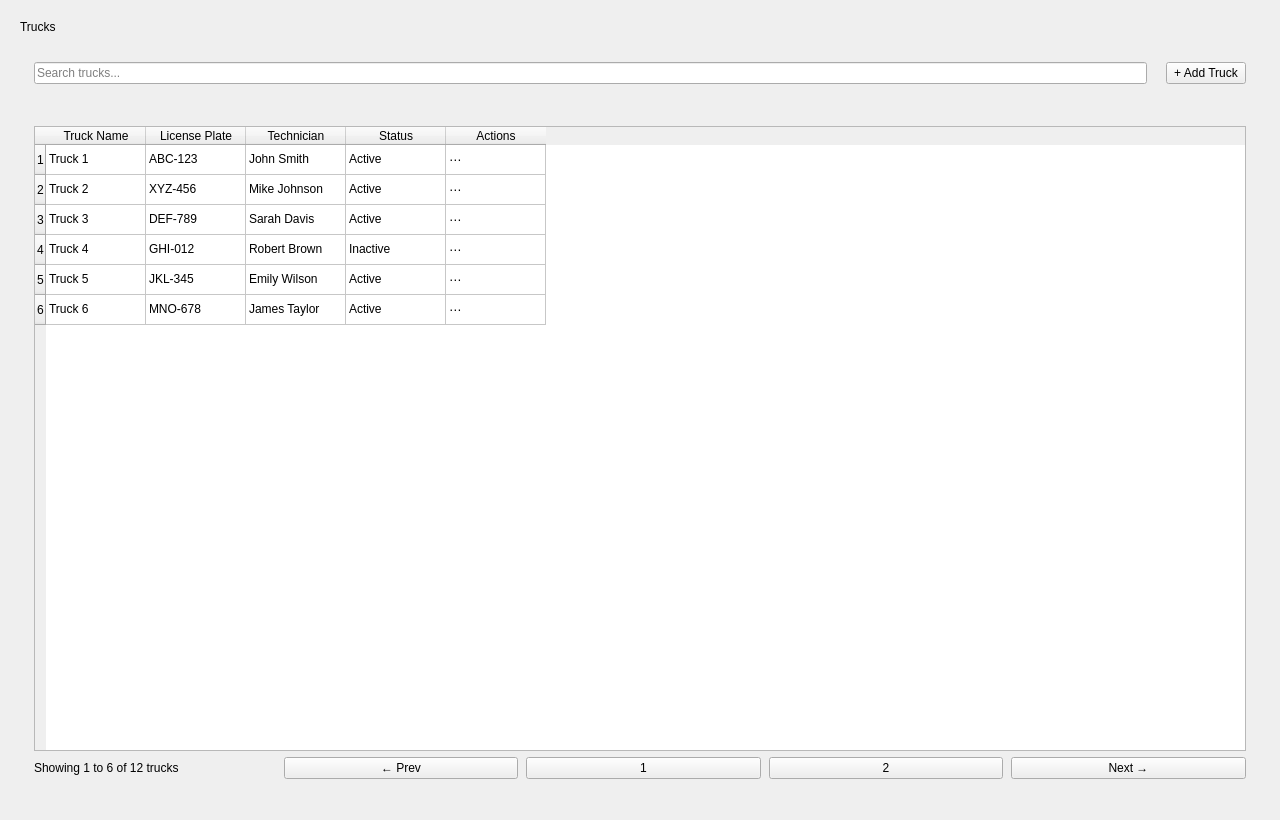
<?xml version="1.0" encoding="UTF-8"?>
<ui version="4.0">
	<class>TrucksPageClass</class>
	<widget class="QWidget" name="TrucksPageClass">
		<property name="geometry">
			<rect>
				<x>0</x>
				<y>0</y>
				<width>1280</width>
				<height>820</height>
			</rect>
		</property>
		<property name="windowTitle">
			<string>Trucks</string>
		</property>

		<layout class="QVBoxLayout" name="rootLayout">
			<property name="leftMargin">
				<number>20</number>
			</property>
			<property name="topMargin">
				<number>20</number>
			</property>
			<property name="rightMargin">
				<number>20</number>
			</property>
			<property name="bottomMargin">
				<number>20</number>
			</property>
			<property name="spacing">
				<number>16</number>
			</property>

			<item>
				<widget class="QLabel" name="pageTitle">
					<property name="text">
						<string>Trucks</string>
					</property>
				</widget>
			</item>

			<item>
				<widget class="QWidget" name="toolbarContainer" native="true">
					<layout class="QHBoxLayout" name="toolbarLayout">
						<property name="leftMargin">
							<number>14</number>
						</property>
						<property name="topMargin">
							<number>12</number>
						</property>
						<property name="rightMargin">
							<number>14</number>
						</property>
						<property name="bottomMargin">
							<number>12</number>
						</property>
						<property name="spacing">
							<number>12</number>
						</property>

						<item>
							<widget class="QLineEdit" name="searchInput">
								<property name="placeholderText">
									<string>Search trucks...</string>
								</property>
								<property name="minimumWidth">
									<number>250</number>
								</property>
							</widget>
						</item>

						<item>
							<spacer name="toolbarSpacer">
								<property name="orientation">
									<enum>Qt::Horizontal</enum>
								</property>
							</spacer>
						</item>

						<item>
							<widget class="QPushButton" name="addTruckButton">
								<property name="text">
									<string>+ Add Truck</string>
								</property>
							</widget>
						</item>
					</layout>
				</widget>
			</item>

			<item>
				<widget class="QWidget" name="tableCard" native="true">
					<layout class="QVBoxLayout" name="tableCardLayout">
						<property name="leftMargin">
							<number>14</number>
						</property>
						<property name="topMargin">
							<number>14</number>
						</property>
						<property name="rightMargin">
							<number>14</number>
						</property>
						<property name="bottomMargin">
							<number>14</number>
						</property>

						<item>
							<widget class="QTableWidget" name="trucksTable">
								<property name="columnCount">
									<number>5</number>
								</property>
								<property name="rowCount">
									<number>6</number>
								</property>

								<column>
									<property name="text">
										<string>Truck Name</string>
									</property>
								</column>
								<column>
									<property name="text">
										<string>License Plate</string>
									</property>
								</column>
								<column>
									<property name="text">
										<string>Technician</string>
									</property>
								</column>
								<column>
									<property name="text">
										<string>Status</string>
									</property>
								</column>
								<column>
									<property name="text">
										<string>Actions</string>
									</property>
								</column>

								<item row="0" column="0">
									<property name="text">
										<string>Truck 1</string>
									</property>
								</item>
								<item row="0" column="1">
									<property name="text">
										<string>ABC-123</string>
									</property>
								</item>
								<item row="0" column="2">
									<property name="text">
										<string>John Smith</string>
									</property>
								</item>
								<item row="0" column="3">
									<property name="text">
										<string>Active</string>
									</property>
								</item>
								<item row="0" column="4">
									<property name="text">
										<string>⋯</string>
									</property>
								</item>

								<item row="1" column="0">
									<property name="text">
										<string>Truck 2</string>
									</property>
								</item>
								<item row="1" column="1">
									<property name="text">
										<string>XYZ-456</string>
									</property>
								</item>
								<item row="1" column="2">
									<property name="text">
										<string>Mike Johnson</string>
									</property>
								</item>
								<item row="1" column="3">
									<property name="text">
										<string>Active</string>
									</property>
								</item>
								<item row="1" column="4">
									<property name="text">
										<string>⋯</string>
									</property>
								</item>

								<item row="2" column="0">
									<property name="text">
										<string>Truck 3</string>
									</property>
								</item>
								<item row="2" column="1">
									<property name="text">
										<string>DEF-789</string>
									</property>
								</item>
								<item row="2" column="2">
									<property name="text">
										<string>Sarah Davis</string>
									</property>
								</item>
								<item row="2" column="3">
									<property name="text">
										<string>Active</string>
									</property>
								</item>
								<item row="2" column="4">
									<property name="text">
										<string>⋯</string>
									</property>
								</item>

								<item row="3" column="0">
									<property name="text">
										<string>Truck 4</string>
									</property>
								</item>
								<item row="3" column="1">
									<property name="text">
										<string>GHI-012</string>
									</property>
								</item>
								<item row="3" column="2">
									<property name="text">
										<string>Robert Brown</string>
									</property>
								</item>
								<item row="3" column="3">
									<property name="text">
										<string>Inactive</string>
									</property>
								</item>
								<item row="3" column="4">
									<property name="text">
										<string>⋯</string>
									</property>
								</item>

								<item row="4" column="0">
									<property name="text">
										<string>Truck 5</string>
									</property>
								</item>
								<item row="4" column="1">
									<property name="text">
										<string>JKL-345</string>
									</property>
								</item>
								<item row="4" column="2">
									<property name="text">
										<string>Emily Wilson</string>
									</property>
								</item>
								<item row="4" column="3">
									<property name="text">
										<string>Active</string>
									</property>
								</item>
								<item row="4" column="4">
									<property name="text">
										<string>⋯</string>
									</property>
								</item>

								<item row="5" column="0">
									<property name="text">
										<string>Truck 6</string>
									</property>
								</item>
								<item row="5" column="1">
									<property name="text">
										<string>MNO-678</string>
									</property>
								</item>
								<item row="5" column="2">
									<property name="text">
										<string>James Taylor</string>
									</property>
								</item>
								<item row="5" column="3">
									<property name="text">
										<string>Active</string>
									</property>
								</item>
								<item row="5" column="4">
									<property name="text">
										<string>⋯</string>
									</property>
								</item>
							</widget>
						</item>

						<item>
							<layout class="QHBoxLayout" name="paginationLayout">
								<property name="spacing">
									<number>8</number>
								</property>

								<item>
									<widget class="QLabel" name="paginationLabel">
										<property name="text">
											<string>Showing 1 to 6 of 12 trucks</string>
										</property>
									</widget>
								</item>

								<item>
									<spacer name="paginationSpacer">
										<property name="orientation">
											<enum>Qt::Horizontal</enum>
										</property>
									</spacer>
								</item>

								<item>
									<widget class="QPushButton" name="prevPageButton">
										<property name="text">
											<string>← Prev</string>
										</property>
									</widget>
								</item>
								<item>
									<widget class="QPushButton" name="page1Button">
										<property name="text">
											<string>1</string>
										</property>
									</widget>
								</item>
								<item>
									<widget class="QPushButton" name="page2Button">
										<property name="text">
											<string>2</string>
										</property>
									</widget>
								</item>
								<item>
									<widget class="QPushButton" name="nextPageButton">
										<property name="text">
											<string>Next →</string>
										</property>
									</widget>
								</item>
							</layout>
						</item>
					</layout>
				</widget>
			</item>

			<item>
				<spacer name="verticalSpacer">
					<property name="orientation">
						<enum>Qt::Vertical</enum>
					</property>
				</spacer>
			</item>
		</layout>
	</widget>
	<resources/>
	<connections/>
</ui>
